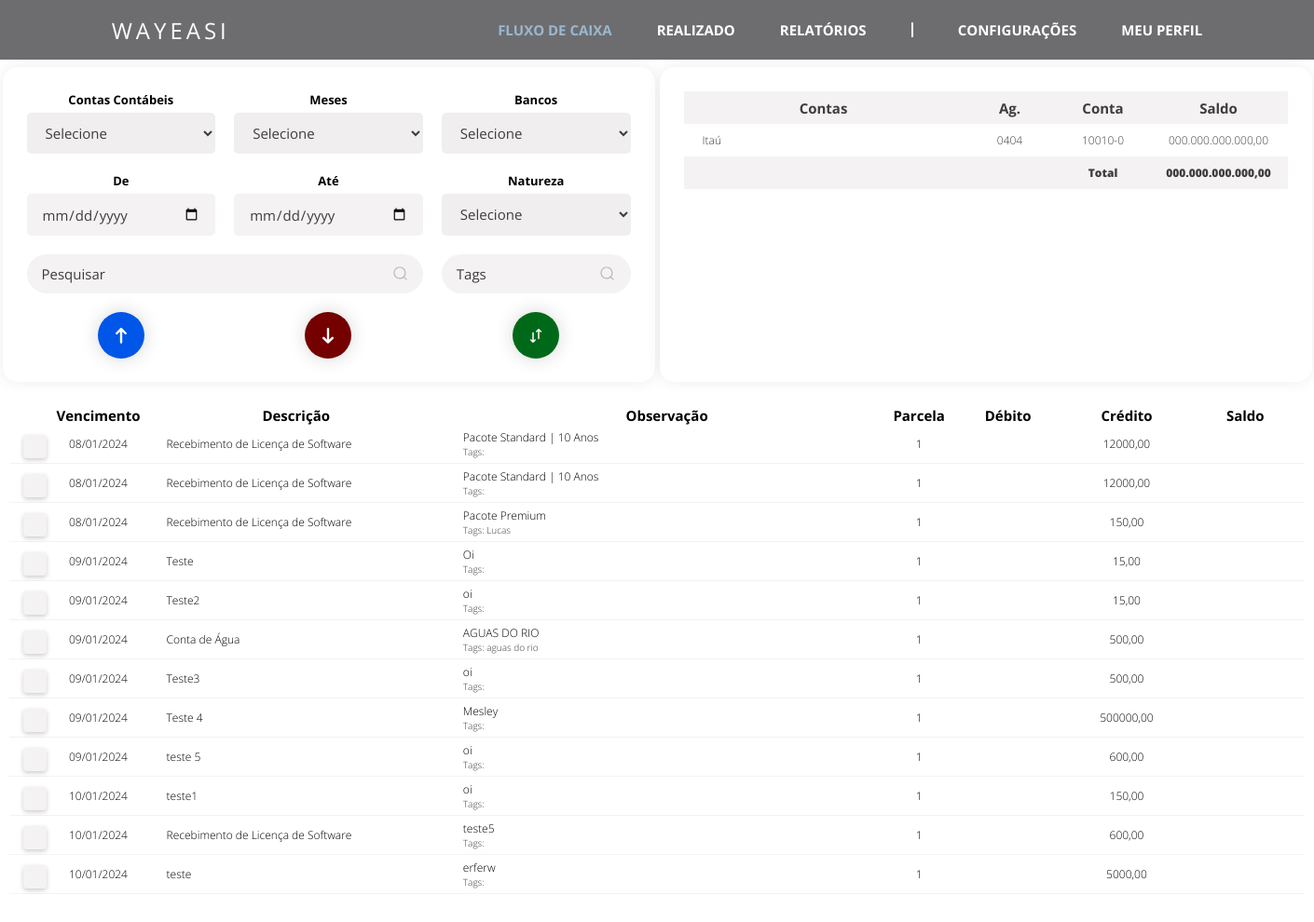
The page /fluxo_de_caixa/ on the database as committed earlier.
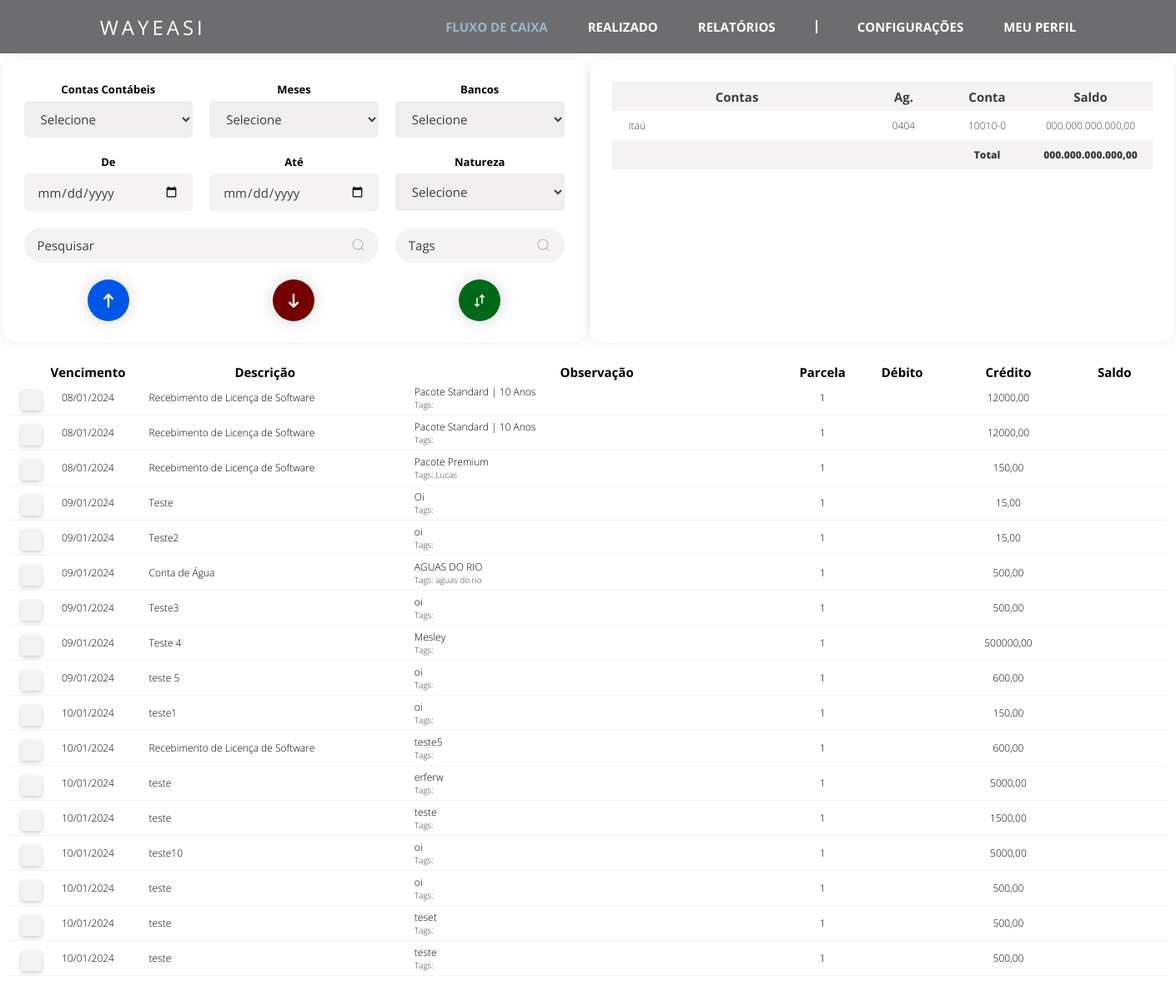
The same page on the database as committed later.
### fluxo_de_caixa/models.py (models this page shows)
class recebimentos(models.Model):
    vencimento = models.DateField()
    descricao = models.CharField(max_length = 100)
    observacao = models.CharField(max_length = 100)
    valor = models.DecimalField(max_digits=13, decimal_places=2)
    conta_contabil = models.CharField(max_length = 100)
    parcelas = models.IntegerField()
    tags = models.CharField(max_length = 100)
    natureza = models.CharField(max_length=50)
    data_criacao = models.DateTimeField(auto_now_add=True)

### fluxo_de_caixa/views.py (the view, shortened to what this page needs)
# urls.py: path('', views.fluxo_de_caixa),
def fluxo_de_caixa(request):
    if request.method == "GET":
        recebimentos_list = recebimentos.objects.all()
        context = {'recebimentos_list': recebimentos_list}
        return render(request, 'fluxo_de_caixa.html', context)

### fluxo_de_caixa/templates/fluxo_de_caixa.html (shortened to what the changed rows need)
{% load static %}
<html lang="pt-br">
<head>
    <link rel="stylesheet" type="text/css" href="{% static 'css/fluxo-de-caixa.css' %}">
    <link rel="stylesheet" type="text/css" href="{% static 'css/styles.css' %}">
</head>
<body>
    <main class="main">
        <div class="box-grid-bancos">
            <div class="conteudo-tabela-bancos">
                <table class="tabela-bancos">
                    <thead class="cabecalho-bancos">
                        <tr class="linha-cabecalho-bancos">
                            <th class="contas-bancos-col" scope="col">Contas</th>
                            <th class="ag-bancos-col" scope="col">Ag.</th>
                            <th class="conta-bancos-col" scope="col">Conta</th>
                            <th class="saldo-bancos-col" scope="col">Saldo</th>
                        </tr>
                    </thead>
                </table>
            </div>
        </div>
    </main>
    <div class="conteudo-tabela-lancamentos">
        <table class="tabela-lancamentos">
            <thead class="cabecalho-lancamentos">
                <tr class="linha-cabecalho-lancamentos">
                    <th class="checkbox-col" scope="col"></th>
                    <th class="vencimento-col" scope="col">Vencimento</th>
                    <th class="descricao-col" scope="col">Descrição</th>
                    <th class="obs-col" scope="col">Observação</th>
                    <th class="parcela-col" scope="col">Parcela</th>
                    <th class="debito-col" scope="col">Débito</th>
                    <th class="credito-col" scope="col">Crédito</th>
                    <th class="saldo-col" scope="col">Saldo</th>
                </tr>
            </thead>
            <tbody>
                {% for recebimento in recebimentos_list %}
                <tr class="row-lancamentos" scope="row">
                    <td class="checkbox-row"><label class="checkbox-container"><input class="checkbox-personalizado" type="checkbox"><span class="checkmark"></span></label></td>
                    <td class="vencimento-row">{{ recebimento.vencimento|date:"d/m/Y" }}</td>
                    <td class="descricao-row">{{ recebimento.descricao }}</td>
                    <td class="obs-row">
                        {{ recebimento.observacao }}
                        <small class="d-block">Tags: {{ recebimento.tags }}</small>
                    </td>
                    <td class="parcela-row">{{ recebimento.parcelas }}</td>
                    {% if recebimento.natureza == 'Débito' %}
                        <td class="debito-row">{{ recebimento.valor }}</td>
                        <td class="credito-row"></td>
                    {% else %}
                        <td class="debito-row"></td>
                        <td class="credito-row">{{ recebimento.valor }}</td>
                    {% endif %}
                    <td class="saldo-row">{{ recebimento.saldo }}</td>
                </tr>
            {% endfor %}
            </tbody>
        </table>
    </div>
</body>
</html>

Rows that differ between the two databases and show on the page:
added recebimentos: vencimento "10/01/2024", descricao "teste", observacao "teste", parcelas "1", valor "1500,00"
added recebimentos: vencimento "10/01/2024", descricao "teste10", observacao "oi", parcelas "1", valor "5000,00"
added recebimentos: vencimento "10/01/2024", descricao "teste", observacao "oi", parcelas "1", valor "500,00"
added recebimentos: vencimento "10/01/2024", descricao "teste", observacao "teset", parcelas "1", valor "500,00"
added recebimentos: vencimento "10/01/2024", descricao "teste", observacao "teste", parcelas "1", valor "500,00"
